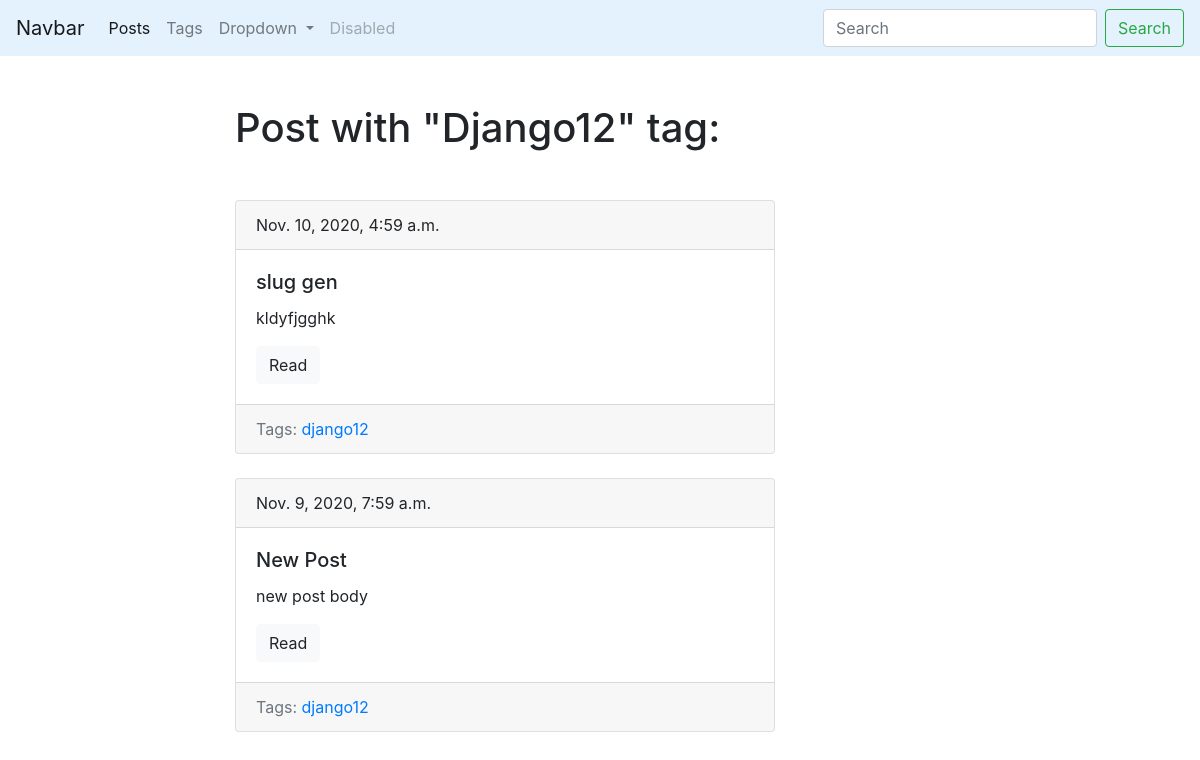
The app's page /blog/tag/django12/ with its own data.
### blog/models.py (models this page shows, shortened)
class Tag(models.Model):
    title = models.CharField(max_length=150)
    slug = models.SlugField(max_length=150, unique=True)
    def get_absolute_url(self):
        return reverse('tag_detail_url', kwargs={'slug': self.slug})
    class Meta:
        ordering = ['title']

class Post(models.Model):
    title = models.CharField(max_length=150, db_index=True)
    slug = models.SlugField(max_length=150, blank=True, unique=True)
    body = models.TextField(blank=True, db_index=True)
    date_pub = models.DateTimeField(auto_now_add=True)
    tags = models.ManyToManyField('Tag', blank=True, related_name='posts')
    def get_absolute_url(self):
        return reverse('post_detail_url', kwargs={'slug': self.slug})
    class Meta:
        ordering = ['-date_pub']

### blog/views.py (the view)
# urls.py: path('tag/<str:slug>/', TagDetail.as_view(), name='tag_detail_url'),
class TagDetail(ObjectDetailMixin, View):
    model = Tag
    template = 'blog/tag_detail.html'

### blog/utils.py (called while the page is built)
    def get(self, request, slug):
        obj = get_object_or_404(self.model, slug__iexact=slug)
        return render(request, self.template, context={self.model.__name__.lower(): obj, 'admin_object': obj, 'detail': True})

### blog/templates/blog/tag_detail.html (shortened to what this page needs)
{% extends 'blog/base_blog.html'%}
{% block content %}
    <h1 class="mb-5">Post with "{{ tag.title|title }}" tag:</h1>
    {% for post in tag.posts.all %}
        {% include 'blog/includes/post_card_template.html' %}
    {% endfor %}
{% endblock %}

### blog/templates/blog/includes/post_card_template.html
<div class="card mb-4">
  <div class="card-header">
    {{ post.date_pub }}
  </div>
  <div class="card-body">
    <h5 class="card-title">{{ post.title }}</h5>
    <p class="card-text">{{ post.body|truncatewords:15 }}</p>
    <a href="{{ post.get_absolute_url }}" class="btn btn-light">Read</a>
  </div>
  <div class="card-footer text-muted">
    Tags:
    {% for tag in post.tags.all %}
      <a href="{{tag.get_absolute_url}}">{{ tag.title }}</a>
    {% endfor %}
  </div>
</div>

### records on screen
Tag: title "Django12", title "django12"
Post: date_pub "Nov. 10, 2020, 4:59 a.m.", title "slug gen", body "kldyfjgghk"
Post: date_pub "Nov. 9, 2020, 7:59 a.m.", title "New Post", body "new post body"
